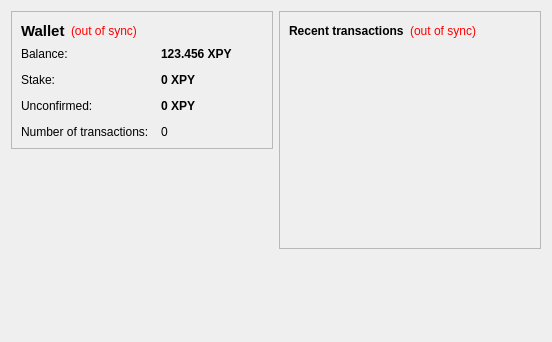
<?xml version="1.0" encoding="UTF-8"?>
<ui version="4.0">
 <class>OverviewPage</class>
 <widget class="QWidget" name="OverviewPage">
  <property name="geometry">
   <rect>
    <x>0</x>
    <y>0</y>
    <width>552</width>
    <height>342</height>
   </rect>
  </property>
  <property name="windowTitle">
   <string>Form</string>
  </property>
  <layout class="QHBoxLayout" name="horizontalLayout" stretch="1,1">
   <item>
    <layout class="QVBoxLayout" name="verticalLayout_2">
     <item>
      <widget class="QFrame" name="frame">
       <property name="frameShape">
        <enum>QFrame::StyledPanel</enum>
       </property>
       <property name="frameShadow">
        <enum>QFrame::Raised</enum>
       </property>
       <layout class="QVBoxLayout" name="verticalLayout_4">
        <item>
         <layout class="QHBoxLayout" name="horizontalLayout_4">
          <item>
           <widget class="QLabel" name="label_5">
            <property name="font">
             <font>
              <pointsize>11</pointsize>
              <weight>75</weight>
              <bold>true</bold>
             </font>
            </property>
            <property name="text">
             <string>Wallet</string>
            </property>
           </widget>
          </item>
          <item>
           <widget class="QLabel" name="labelWalletStatus">
            <property name="toolTip">
             <string>The displayed information may be out of date. Your wallet automatically synchronizes with the MonedaDelEmprendimiento network after a connection is established, but this process has not completed yet.</string>
            </property>
            <property name="styleSheet">
             <string notr="true">QLabel { color: red; }</string>
            </property>
            <property name="text">
             <string notr="true">(out of sync)</string>
            </property>
            <property name="alignment">
             <set>Qt::AlignLeading|Qt::AlignLeft|Qt::AlignVCenter</set>
            </property>
           </widget>
          </item>
          <item>
           <spacer name="horizontalSpacer_2">
            <property name="orientation">
             <enum>Qt::Horizontal</enum>
            </property>
            <property name="sizeHint" stdset="0">
             <size>
              <width>40</width>
              <height>20</height>
             </size>
            </property>
           </spacer>
          </item>
         </layout>
        </item>
        <item>
         <layout class="QFormLayout" name="formLayout_2">
          <property name="fieldGrowthPolicy">
           <enum>QFormLayout::AllNonFixedFieldsGrow</enum>
          </property>
          <property name="horizontalSpacing">
           <number>12</number>
          </property>
          <property name="verticalSpacing">
           <number>12</number>
          </property>
          <item row="0" column="0">
           <widget class="QLabel" name="label">
            <property name="text">
             <string>Balance:</string>
            </property>
           </widget>
          </item>
          <item row="0" column="1">
           <widget class="QLabel" name="labelBalance">
            <property name="font">
             <font>
              <weight>75</weight>
              <bold>true</bold>
             </font>
            </property>
            <property name="cursor">
             <cursorShape>IBeamCursor</cursorShape>
            </property>
            <property name="toolTip">
             <string>Your current balance</string>
            </property>
            <property name="text">
             <string notr="true">123.456 XPY</string>
            </property>
            <property name="textInteractionFlags">
             <set>Qt::LinksAccessibleByMouse|Qt::TextSelectableByKeyboard|Qt::TextSelectableByMouse</set>
            </property>
           </widget>
          </item>
          <item row="1" column="0">
           <widget class="QLabel" name="label_6">
            <property name="text">
             <string>Stake:</string>
            </property>
           </widget>
          </item>
          <item row="1" column="1">
           <widget class="QLabel" name="labelStake">
            <property name="font">
             <font>
              <weight>75</weight>
              <bold>true</bold>
             </font>
            </property>
            <property name="cursor">
             <cursorShape>IBeamCursor</cursorShape>
            </property>
            <property name="toolTip">
             <string>Your current stake</string>
            </property>
            <property name="text">
             <string notr="true">0 XPY</string>
            </property>
            <property name="textInteractionFlags">
             <set>Qt::LinksAccessibleByMouse|Qt::TextSelectableByKeyboard|Qt::TextSelectableByMouse</set>
            </property>
           </widget>
          </item>

          <item row="2" column="0">
           <widget class="QLabel" name="label_3">
            <property name="text">
             <string>Unconfirmed:</string>
            </property>
           </widget>
          </item>
          <item row="2" column="1">
           <widget class="QLabel" name="labelUnconfirmed">
            <property name="font">
             <font>
              <weight>75</weight>
              <bold>true</bold>
             </font>
            </property>
            <property name="cursor">
             <cursorShape>IBeamCursor</cursorShape>
            </property>
            <property name="toolTip">
             <string>Total of transactions that have yet to be confirmed, and do not yet count toward the current balance</string>
            </property>
            <property name="text">
             <string notr="true">0 XPY</string>
            </property>
            <property name="textInteractionFlags">
             <set>Qt::LinksAccessibleByMouse|Qt::TextSelectableByKeyboard|Qt::TextSelectableByMouse</set>
            </property>
           </widget>
          </item>
          <item row="3" column="0">
           <widget class="QLabel" name="label_2">
            <property name="text">
             <string>Number of transactions:</string>
            </property>
           </widget>
          </item>
          <item row="3" column="1">
           <widget class="QLabel" name="labelNumTransactions">
            <property name="toolTip">
             <string>Total number of transactions in wallet</string>
            </property>
            <property name="text">
             <string notr="true">0</string>
            </property>
           </widget>
          </item>
         </layout>
        </item>
       </layout>
      </widget>
     </item>
     <item>
      <spacer name="verticalSpacer">
       <property name="orientation">
        <enum>Qt::Vertical</enum>
       </property>
       <property name="sizeHint" stdset="0">
        <size>
         <width>20</width>
         <height>40</height>
        </size>
       </property>
      </spacer>
     </item>
    </layout>
   </item>
   <item>
    <layout class="QVBoxLayout" name="verticalLayout_3">
     <item>
      <widget class="QFrame" name="frame_2">
       <property name="frameShape">
        <enum>QFrame::StyledPanel</enum>
       </property>
       <property name="frameShadow">
        <enum>QFrame::Raised</enum>
       </property>
       <layout class="QVBoxLayout" name="verticalLayout">
        <item>
         <layout class="QHBoxLayout" name="horizontalLayout_2">
          <item>
           <widget class="QLabel" name="label_4">
            <property name="text">
             <string>&lt;b&gt;Recent transactions&lt;/b&gt;</string>
            </property>
           </widget>
          </item>
          <item>
           <widget class="QLabel" name="labelTransactionsStatus">
            <property name="toolTip">
             <string>The displayed information may be out of date. Your wallet automatically synchronizes with the MonedaDelEmprendimiento network after a connection is established, but this process has not completed yet.</string>
            </property>
            <property name="styleSheet">
             <string notr="true">QLabel { color: red; }</string>
            </property>
            <property name="text">
             <string notr="true">(out of sync)</string>
            </property>
            <property name="alignment">
             <set>Qt::AlignRight|Qt::AlignTrailing|Qt::AlignVCenter</set>
            </property>
           </widget>
          </item>
          <item>
           <spacer name="horizontalSpacer">
            <property name="orientation">
             <enum>Qt::Horizontal</enum>
            </property>
            <property name="sizeHint" stdset="0">
             <size>
              <width>40</width>
              <height>20</height>
             </size>
            </property>
           </spacer>
          </item>
         </layout>
        </item>
        <item>
         <widget class="QListView" name="listTransactions">
          <property name="styleSheet">
           <string notr="true">QListView { background: transparent; }</string>
          </property>
          <property name="frameShape">
           <enum>QFrame::NoFrame</enum>
          </property>
          <property name="verticalScrollBarPolicy">
           <enum>Qt::ScrollBarAlwaysOff</enum>
          </property>
          <property name="horizontalScrollBarPolicy">
           <enum>Qt::ScrollBarAlwaysOff</enum>
          </property>
          <property name="selectionMode">
           <enum>QAbstractItemView::NoSelection</enum>
          </property>
         </widget>
        </item>
       </layout>
      </widget>
     </item>
     <item>
      <spacer name="verticalSpacer_2">
       <property name="orientation">
        <enum>Qt::Vertical</enum>
       </property>
       <property name="sizeHint" stdset="0">
        <size>
         <width>20</width>
         <height>40</height>
        </size>
       </property>
      </spacer>
     </item>
    </layout>
   </item>
  </layout>
 </widget>
 <resources/>
 <connections/>
</ui>
